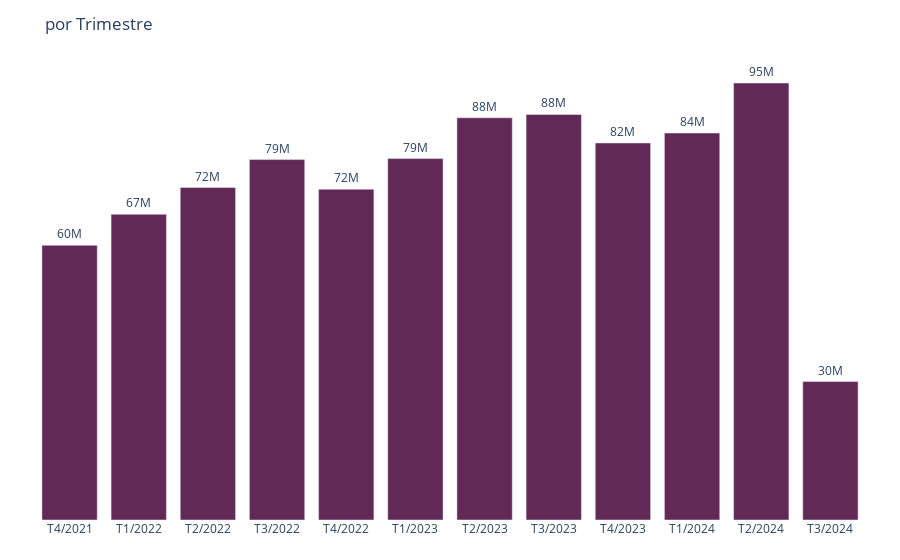

Notebook source saved alongside this figure:
### Code cell
title =''
type = 'brasil'
df_grouped = (
    df.groupby(["ano_trimestre", "ano", "trimestre"], observed=True)[
        "valor"
    ]
    .sum()
    .reset_index()
)
df_grouped["ano_order"] = df_grouped["ano"].astype(str) + df_grouped[
    "trimestre"
].astype(str).str.replace("T", "")
df_grouped = df_grouped.sort_values("ano_order")
df_filtered = df_grouped.tail(12)

# Criar gráfico de barras
chart = px.bar(
    df_filtered,
    x="ano_trimestre",
    y="valor",
    text_auto=".2s",
    title=f"{title.capitalize()} por Trimestre",
)

# Atualizar para o layout padrão
chart = update_layout_chart(chart, title, type)

chart.show()

### Figure 1 — Plotly figure (JSON) as saved in the notebook; plotly's stock layout.template omitted (floating-point values rounded to 4 significant figures)
{"data": [{"alignmentgroup": "True", "hoverlabel": {"bgcolor": "#FFFFFF", "font": {"color": "#343A40", "size": 12}}, "hovertemplate": "<b>%{y:,.0f}</b><br> em %{x}<extra></extra>", "legendgroup": "", "marker": {"color": "#632956", "pattern": {"shape": ""}}, "name": "", "offsetgroup": "", "orientation": "v", "showlegend": false, "textposition": "outside", "texttemplate": "%{y:.2s}", "type": "bar", "x": ["T4/2021", "T1/2022", "T2/2022", "T3/2022", "T4/2022", "T1/2023", "T2/2023", "T3/2023", "T4/2023", "T1/2024", "T2/2024", "T3/2024"], "xaxis": "x", "y": [59877085, 66663425, 72487341, 78582799, 72116756, 78798294, 87688978, 88413648, 82196154, 84369588, 95275638, 30187772], "yaxis": "y"}], "layout": {"barmode": "relative", "legend": {"tracegroupgap": 0}, "margin": {"b": 40, "l": 35, "r": 35, "t": 60}, "plot_bgcolor": "#FFFFFF", "title": {"text": " por Trimestre"}, "xaxis": {"anchor": "y", "domain": [0, 1], "title": {}}, "yaxis": {"anchor": "x", "domain": [0, 1], "showticklabels": false, "title": {}}}}
